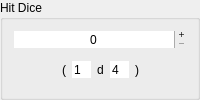
            <widget class="QGroupBox" name="groupBox_3">
             <property name="title">
              <string>Hit Dice</string>
             </property>
             <layout class="QVBoxLayout" name="verticalLayout_27">
              <item>
               <widget class="QSpinBox" name="spinBox_19">
                <property name="frame">
                 <bool>false</bool>
                </property>
                <property name="alignment">
                 <set>Qt::AlignCenter</set>
                </property>
                <property name="buttonSymbols">
                 <enum>QAbstractSpinBox::PlusMinus</enum>
                </property>
                <property name="maximum">
                 <number>500</number>
                </property>
               </widget>
              </item>
              <item>
               <layout class="QHBoxLayout" name="horizontalLayout_11">
                <item>
                 <spacer name="horizontalSpacer_6">
                  <property name="orientation">
                   <enum>Qt::Horizontal</enum>
                  </property>
                  <property name="sizeHint" stdset="0">
                   <size>
                    <width>0</width>
                    <height>20</height>
                   </size>
                  </property>
                 </spacer>
                </item>
                <item>
                 <widget class="QLabel" name="label_42">
                  <property name="text">
                   <string>(</string>
                  </property>
                  <property name="alignment">
                   <set>Qt::AlignCenter</set>
                  </property>
                 </widget>
                </item>
                <item>
                 <widget class="QSpinBox" name="spinBox_21">
                  <property name="frame">
                   <bool>false</bool>
                  </property>
                  <property name="buttonSymbols">
                   <enum>QAbstractSpinBox::NoButtons</enum>
                  </property>
                  <property name="minimum">
                   <number>1</number>
                  </property>
                  <property name="maximum">
                   <number>20</number>
                  </property>
                 </widget>
                </item>
                <item>
                 <widget class="QLabel" name="label_46">
                  <property name="text">
                   <string>d</string>
                  </property>
                  <property name="alignment">
                   <set>Qt::AlignCenter</set>
                  </property>
                 </widget>
                </item>
                <item>
                 <widget class="QSpinBox" name="spinBox_22">
                  <property name="frame">
                   <bool>false</bool>
                  </property>
                  <property name="buttonSymbols">
                   <enum>QAbstractSpinBox::NoButtons</enum>
                  </property>
                  <property name="minimum">
                   <number>4</number>
                  </property>
                  <property name="maximum">
                   <number>20</number>
                  </property>
                 </widget>
                </item>
                <item>
                 <widget class="QLabel" name="label_48">
                  <property name="text">
                   <string>)</string>
                  </property>
                  <property name="alignment">
                   <set>Qt::AlignCenter</set>
                  </property>
                 </widget>
                </item>
                <item>
                 <spacer name="horizontalSpacer_7">
                  <property name="orientation">
                   <enum>Qt::Horizontal</enum>
                  </property>
                  <property name="sizeHint" stdset="0">
                   <size>
                    <width>0</width>
                    <height>20</height>
                   </size>
                  </property>
                 </spacer>
                </item>
               </layout>
              </item>
             </layout>
            </widget>
